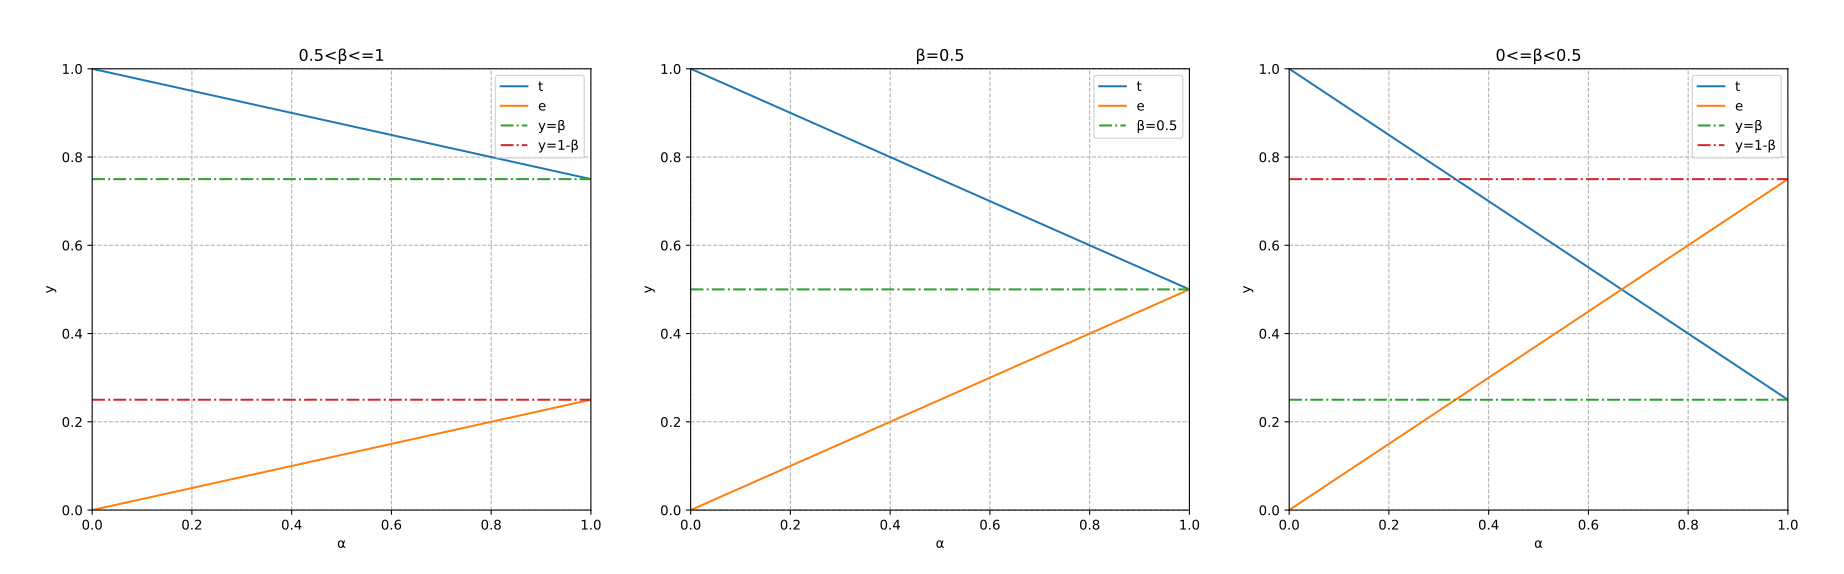

This chart was generated by the following Python code:
import numpy as np
import matplotlib.pyplot as plt
import matplotlib.style as mplstyle

mplstyle.use('fast')


def plot(X, fx):
    if callable(X):
        X = X()
    Y = [[f(x) for x in X] for f in fx]
    fig = plt.figure(figsize=(6.4, 6.4))
    for y in Y:
        plt.plot(X, y)
    # plt.subplots_adjust(left=0.05, right=0.97)
    plt.show()


def line_plot(ax, x, ys, labels=None, styles=None, param_dict=None):
    """
    A helper function to make a line graph

    Parameters
    ----------
    ax : Axes
        The axes to draw to

    x : array
       The x data

    ys : array
       The y data

    labels : list
       The ys labels

    param_dict : dict
       Dictionary of kwargs to pass to ax.plot

    Returns
    -------
    out : list
        list of artists added
    """
    for i, y in enumerate(ys):
        if labels is not None:
            if styles is not None:
                ax.plot(x, y, label=labels[i], linestyle=styles[i])
            else:
                ax.plot(x, y, label=labels[i])
        else:
            ax.plot(x, y)
    if param_dict is not None:
        ax.set_xlabel(param_dict['xlabel'])  # Add an x-label to the axes.
        ax.set_ylabel(param_dict['ylabel'])  # Add a y-label to the axes.
        ax.set_title(param_dict['title'])  # Add a title to the axes.
    ax.legend()  # Add a legend
    return ax


def make_figure3():
    # make Figure 3
    fig = plt.figure(figsize=(6.4 * 3, 6))
    axes = [fig.add_subplot(1, 3, i) for i in range(1, 4)]
    a = np.linspace(0, 1, 101)
    bs = [0.75, 0.50, 0.25]
    titles = ['0.5<β<=1', 'β=0.5', '0<=β<0.5']
    for ax, b, title in zip(axes, bs, titles):
        t = 1 - (1 - b) * a
        e = (1 - b) * a
        y_eq_b = np.linspace(b, b, len(a))
        y_eq_1_minus_b = np.linspace(1 - b, 1 - b, len(a))
        intersect = (1 / (2 * (1 - b)), 1 / 2)
        if b == 0.5:
            x, ys = a, [t, e, y_eq_b]
            labels, ax_text = ['t', 'e', 'β=0.5'], {'xlabel': 'α', 'ylabel': 'y', 'title': title}
            styles = [None, None, '-.']
        else:
            x, ys = a, [t, e, y_eq_b, y_eq_1_minus_b]
            labels, ax_text = ['t', 'e', 'y=β', 'y=1-β'], {'xlabel': 'α', 'ylabel': 'y', 'title': title}
            styles = [None, None, '-.', '-.']
        line_plot(ax, x, ys, labels, styles, ax_text)
        ax.set_xlim(0, 1)
        ax.set_ylim(0, 1)
        ax.grid(linestyle='--')
    plt.subplots_adjust(left=0.05, right=0.97)
    # save_plt('./figures/Figure_3.Detection_efficiency_on_a.jpg')
    plt.show()


if __name__ == "__main__":
    make_figure3()
    relu = lambda x: x if x > 0 else 0
    sigmoid = lambda x: 1 / (1 + np.exp(-x))
    plot(np.linspace(-10, 10, 1000), [relu])
    plot(np.linspace(-10, 10, 1000), [sigmoid])
